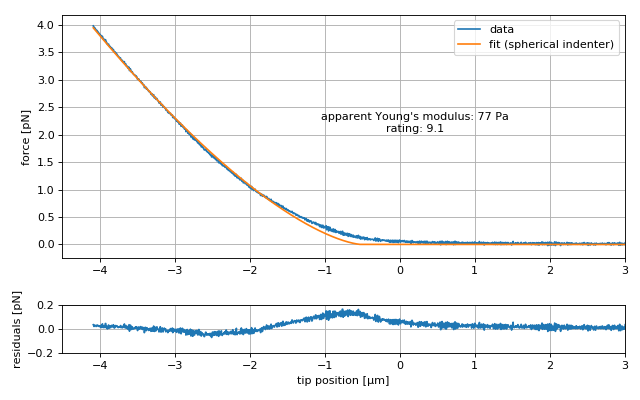

Generate this figure with Python:
"""Fitting and rating

This example uses a force-indentation curve of a zebrafish spinal cord
section to illustrate basic data fitting and rating with nanite.
The dataset is part of a study on spinal cord stiffness in zebrafish
[manuscript in preparation].
"""
import matplotlib.gridspec as gridspec
import matplotlib.pylab as plt

import nanite

# load the data
group = nanite.load_group("data/zebrafish-head-section-gray-matter.jpk-force")
idnt = group[0]  # this is an instance of `nanite.Indentation`
# apply preprocessing
idnt.apply_preprocessing(["compute_tip_position",
                          "correct_force_offset",
                          "correct_tip_offset"])
# set the fit model ("sneddon_spher_approx" is faster than "sneddon_spher"
# and sufficiently accurate)
idnt.fit_properties["model_key"] = "sneddon_spher_approx"
# get the initial fit parameters
params = idnt.get_initial_fit_parameters()
# set the correct indenter radius
params["R"].value = 18.64e-06
# perform the fit with the edited parameters
idnt.fit_model(params_initial=params)
# obtain the Young's modulus
emod = idnt.fit_properties["params_fitted"]["E"].value
# obtain a rating for the dataset
# (using default regressor and training set)
rate = idnt.rate_quality()

# overview plot
plt.figure(figsize=(8, 5))
gs = gridspec.GridSpec(2, 1, height_ratios=[5, 1])

ax1 = plt.subplot(gs[0])
ax2 = plt.subplot(gs[1])

# only plot the approach part (`1` would be retract)
where_approach = idnt["segment"] == 0

# plot force-indentation data (nanite uses SI units)
ax1.plot(idnt["tip position"][where_approach] * 1e6,
         idnt["force"][where_approach] * 1e9,
         label="data")
ax1.plot(idnt["tip position"][where_approach] * 1e6,
         idnt["fit"][where_approach] * 1e9,
         label="fit (spherical indenter)")
ax1.text(.2, 2.05,
         "apparent Young's modulus: {:.0f} Pa\n".format(emod)
         + "rating: {:.1f}".format(rate),
         ha="center")
ax1.legend()
# plot resiudals
ax2.plot(idnt["tip position"][where_approach] * 1e6,
         (idnt["force"] - idnt["fit"])[where_approach] * 1e9)

# update plot parameters
ax1.set_xlim(-4.5, 3)
ax1.set_ylabel("force [pN]")
ax1.grid()
ax2.set_xlim(-4.5, 3)
ax2.set_ylim(-.2, .2)
ax2.set_ylabel("residuals [pN]")
ax2.set_xlabel("tip position [µm]")
ax2.grid()

plt.tight_layout()
plt.show()
